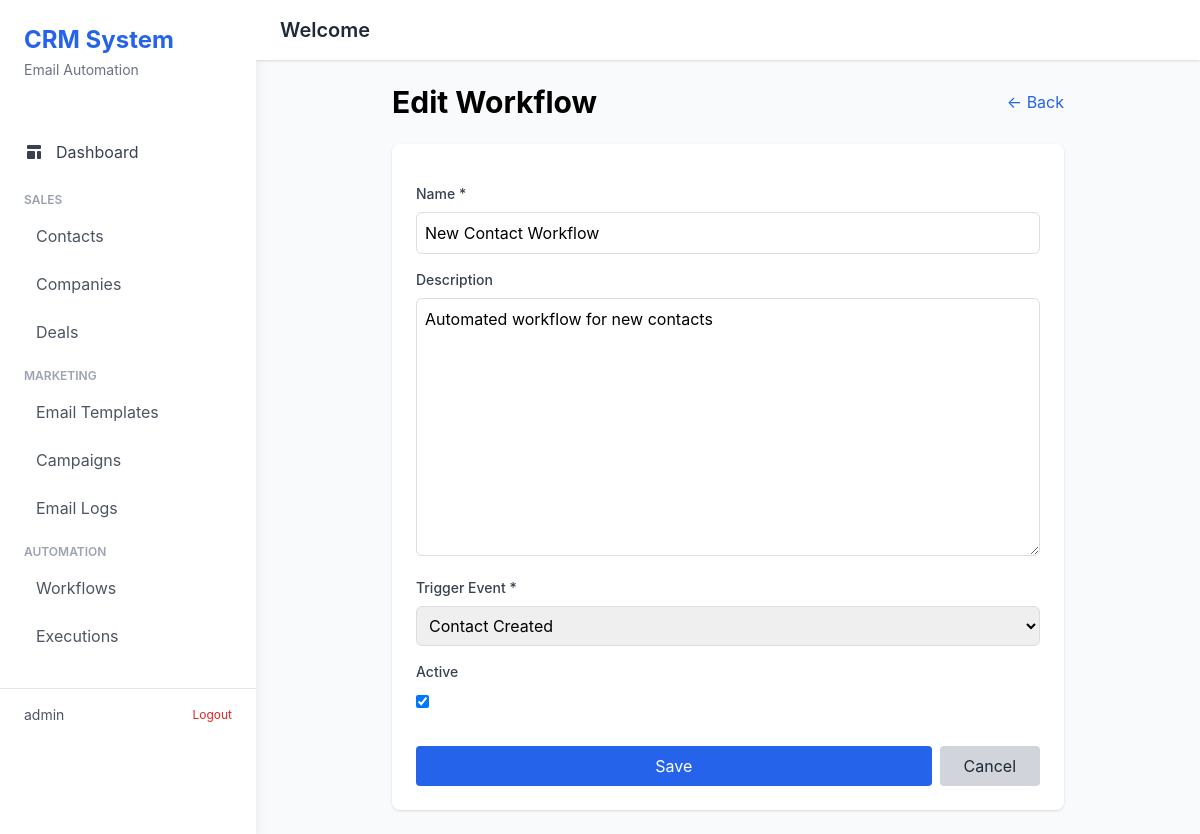
The page /automations/1/edit/ (signed in) on the database its author committed.
### automations/models.py (models this page shows, shortened)
class Workflow(models.Model):
    TRIGGER_CHOICES = [
        ('contact_created', 'Contact Created'),
        ('deal_stage_changed', 'Deal Stage Changed'),
        ('manual', 'Manual Trigger'),
        ('tag_added', 'Tag Added'),
        ('contact_updated', 'Contact Updated'),
    ]
    name = models.CharField(max_length=255)
    description = models.TextField(blank=True)
    trigger_event = models.CharField(max_length=50, choices=TRIGGER_CHOICES)
    trigger_data = models.CharField(
        max_length=500,
        blank=True,
        help_text="JSON data for trigger (e.g., {\"tag\": \"sales\"}, {\"stage_id\": 1})"
    )
    is_active = models.BooleanField(default=True)
    created_by = models.ForeignKey(User, on_delete=models.SET_NULL, null=True, blank=True)
    created_at = models.DateTimeField(auto_now_add=True)
    updated_at = models.DateTimeField(auto_now=True)
    class Meta:
        ordering = ['-created_at']

### automations/views.py (the view)
# urls.py: path('<int:pk>/edit/', views.WorkflowUpdateView.as_view(), name='workflow_update'),
class WorkflowUpdateView(LoginRequiredMixin, UpdateView):
    model = Workflow
    template_name = 'automations/workflow_form.html'
    fields = ['name', 'description', 'trigger_event', 'trigger_data', 'is_active']
    success_url = reverse_lazy('automations:workflow_list')
    def get_context_data(self, **kwargs):
        context = super().get_context_data(**kwargs)
        context['trigger_choices'] = Workflow.TRIGGER_CHOICES
        return context

### templates/automations/workflow_form.html (shortened to what this page needs)
{% extends "base.html" %}
{% block content %}
<div class="max-w-2xl mx-auto space-y-6">
    <div class="flex justify-between items-center">
        <h1 class="text-3xl font-bold">{% if form.instance.pk %}Edit Workflow{% else %}New Workflow{% endif %}</h1>
        <a href="{% url 'automations:workflow_list' %}" class="text-blue-600 hover:underline">← Back</a>
    </div>
    <form method="post" class="bg-white rounded-lg shadow p-6 space-y-4">
        <div>
            <label class="block text-sm font-medium text-gray-700 mb-2">Name *</label>
            {{ form.name }}
        </div>
        <div>
            <label class="block text-sm font-medium text-gray-700 mb-2">Description</label>
            {{ form.description }}
        </div>
        <div>
            <label class="block text-sm font-medium text-gray-700 mb-2">Trigger Event *</label>
            {{ form.trigger_event }}
        </div>
        <div>
            <label class="block text-sm font-medium text-gray-700 mb-2">Active</label>
            {{ form.is_active }}
        </div>
        <div class="flex gap-2 pt-4">
            <button type="submit" class="flex-1 px-4 py-2 bg-blue-600 text-white rounded hover:bg-blue-700">
                {% if form.instance.pk %}Save{% else %}Create{% endif %}
            </button>
            <a href="{% url 'automations:workflow_list' %}" class="px-6 py-2 bg-gray-300 text-gray-800 rounded hover:bg-gray-400">
                Cancel
            </a>
        </div>
    </form>
</div>
{% endblock %}

### templates/base.html (shortened to what this page needs)
<!DOCTYPE html>
<html lang="en">
<head>
    <script src="https://cdn.tailwindcss.com"></script>
</head>
<body class="bg-gray-50">
    <div class="flex h-screen">
        <div class="w-64 bg-white shadow-lg overflow-y-auto">
            <div class="p-6">
                <h1 class="text-2xl font-bold text-blue-600">CRM System</h1>
                <p class="text-sm text-gray-500 mt-1">Email Automation</p>
            </div>
            <nav class="mt-6">
                <a href="{% url 'dashboard' %}" class="block px-6 py-3 {% if request.resolver_match.url_name == 'dashboard' %}sidebar-active{% else %}text-gray-700 hover:bg-gray-100{% endif %}">
                    <span class="flex items-center">
                        Dashboard
                    </span>
                </a>
                <div class="mt-4 px-6">
                    <p class="text-xs font-semibold text-gray-400 uppercase">Sales</p>
                    <a href="{% url 'contacts:contact_list' %}" class="block mt-2 px-3 py-2 rounded {% if request.resolver_match.app_name == 'contacts' %}sidebar-active{% else %}text-gray-600 hover:bg-gray-100{% endif %}">
                        Contacts
                    </a>
                    <a href="{% url 'contacts:company_list' %}" class="block mt-2 px-3 py-2 rounded {% if request.resolver_match.url_name == 'company_list' %}sidebar-active{% else %}text-gray-600 hover:bg-gray-100{% endif %}">
                        Companies
                    </a>
                    <a href="{% url 'deals:deal_list' %}" class="block mt-2 px-3 py-2 rounded {% if request.resolver_match.app_name == 'deals' %}sidebar-active{% else %}text-gray-600 hover:bg-gray-100{% endif %}">
                        Deals
                    </a>
                </div>
                <div class="mt-4 px-6">
                    <p class="text-xs font-semibold text-gray-400 uppercase">Marketing</p>
                    <a href="{% url 'emails:template_list' %}" class="block mt-2 px-3 py-2 rounded {% if request.resolver_match.url_name == 'template_list' %}sidebar-active{% else %}text-gray-600 hover:bg-gray-100{% endif %}">
                        Email Templates
                    </a>
                    <a href="{% url 'emails:campaign_list' %}" class="block mt-2 px-3 py-2 rounded {% if request.resolver_match.url_name == 'campaign_list' %}sidebar-active{% else %}text-gray-600 hover:bg-gray-100{% endif %}">
                        Campaigns
                    </a>
                    <a href="{% url 'emails:log_list' %}" class="block mt-2 px-3 py-2 rounded {% if request.resolver_match.url_name == 'log_list' %}sidebar-active{% else %}text-gray-600 hover:bg-gray-100{% endif %}">
                        Email Logs
                    </a>
                </div>
                <div class="mt-4 px-6">
                    <p class="text-xs font-semibold text-gray-400 uppercase">Automation</p>
                    <a href="{% url 'automations:workflow_list' %}" class="block mt-2 px-3 py-2 rounded {% if request.resolver_match.url_name == 'workflow_list' %}sidebar-active{% else %}text-gray-600 hover:bg-gray-100{% endif %}">
                        Workflows
                    </a>
                    <a href="{% url 'automations:execution_list' %}" class="block mt-2 px-3 py-2 rounded {% if request.resolver_match.url_name == 'execution_list' %}sidebar-active{% else %}text-gray-600 hover:bg-gray-100{% endif %}">
                        Executions
                    </a>
                </div>
            </nav>
            <div class="mt-8 px-6 border-t pt-4">
                <div class="flex items-center justify-between">
                    <span class="text-sm text-gray-600">{{ user.username }}</span>
                    <a href="{% url 'account_logout' %}" class="text-xs text-red-600 hover:text-red-700">Logout</a>
                </div>
            </div>
        </div>
        <div class="flex-1 flex flex-col overflow-hidden">
            <header class="bg-white shadow">
                <div class="px-6 py-4 flex justify-between items-center">
                    <h2 class="text-xl font-semibold text-gray-800">{% block header %}Welcome{% endblock %}</h2>
                </div>
            </header>
            <main class="flex-1 overflow-auto">
                <div class="p-6">
                    {% block content %}{% endblock %}
                </div>
            </main>
        </div>
    </div>
</body>
</html>

### templates/base.html (style rules this page uses)
body { font-family: -apple-system, BlinkMacSystemFont, 'Segoe UI', Roboto, 'Helvetica Neue', Arial, sans-serif; }

### templates/automations/workflow_form.html (style rules this page uses)
input[type="text"], select, textarea { width: 100%; padding: 0.5rem; border: 1px solid #ddd; border-radius: 0.375rem; }

### rows shown on the page
Workflow: name "New Contact Workflow", description "Automated workflow for new contacts", trigger_event "Contact Created", is_active "☑"

### other values the page prints
{{ user.username }} "admin"
